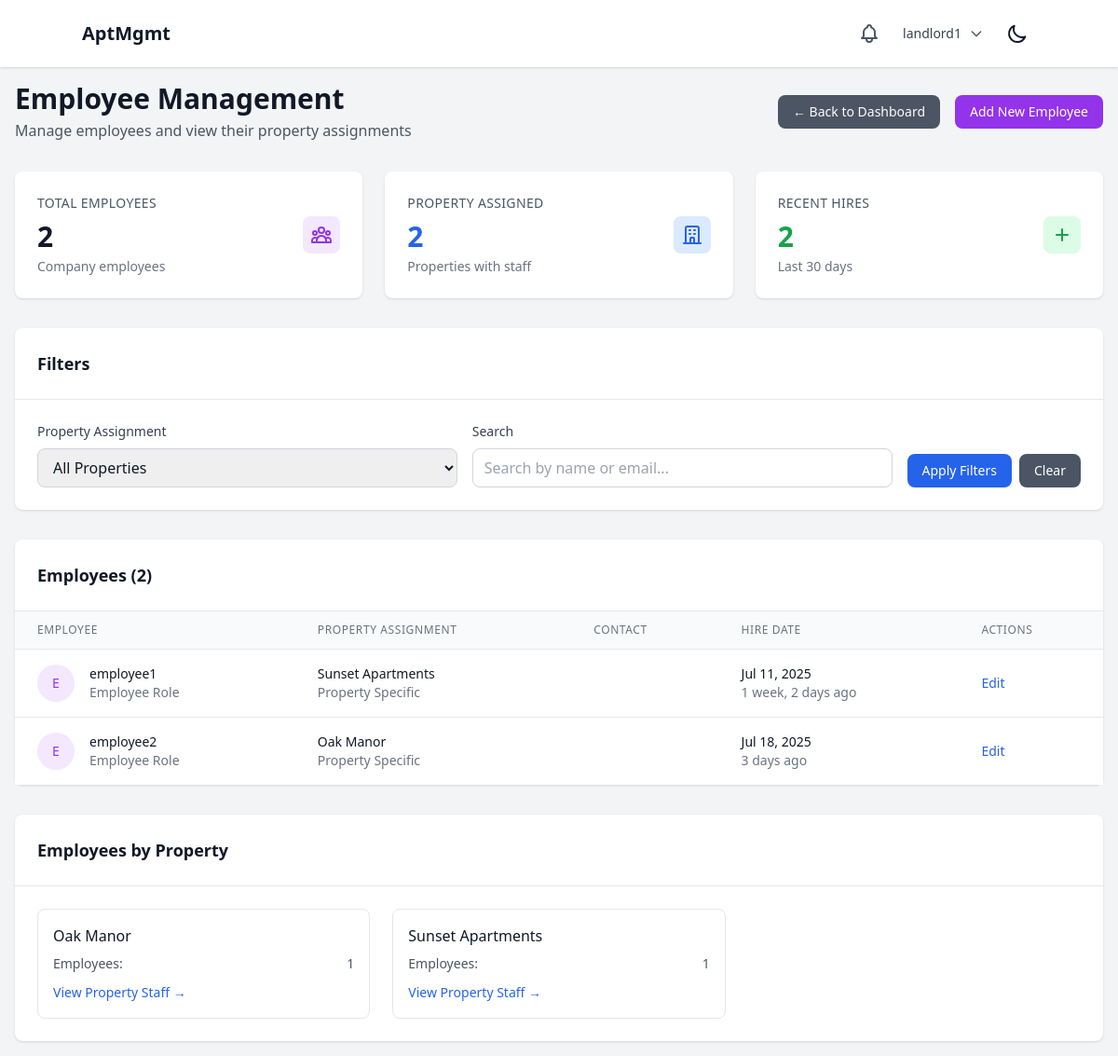
Page /dashboard/employees/ (signed in) on the earlier database version.
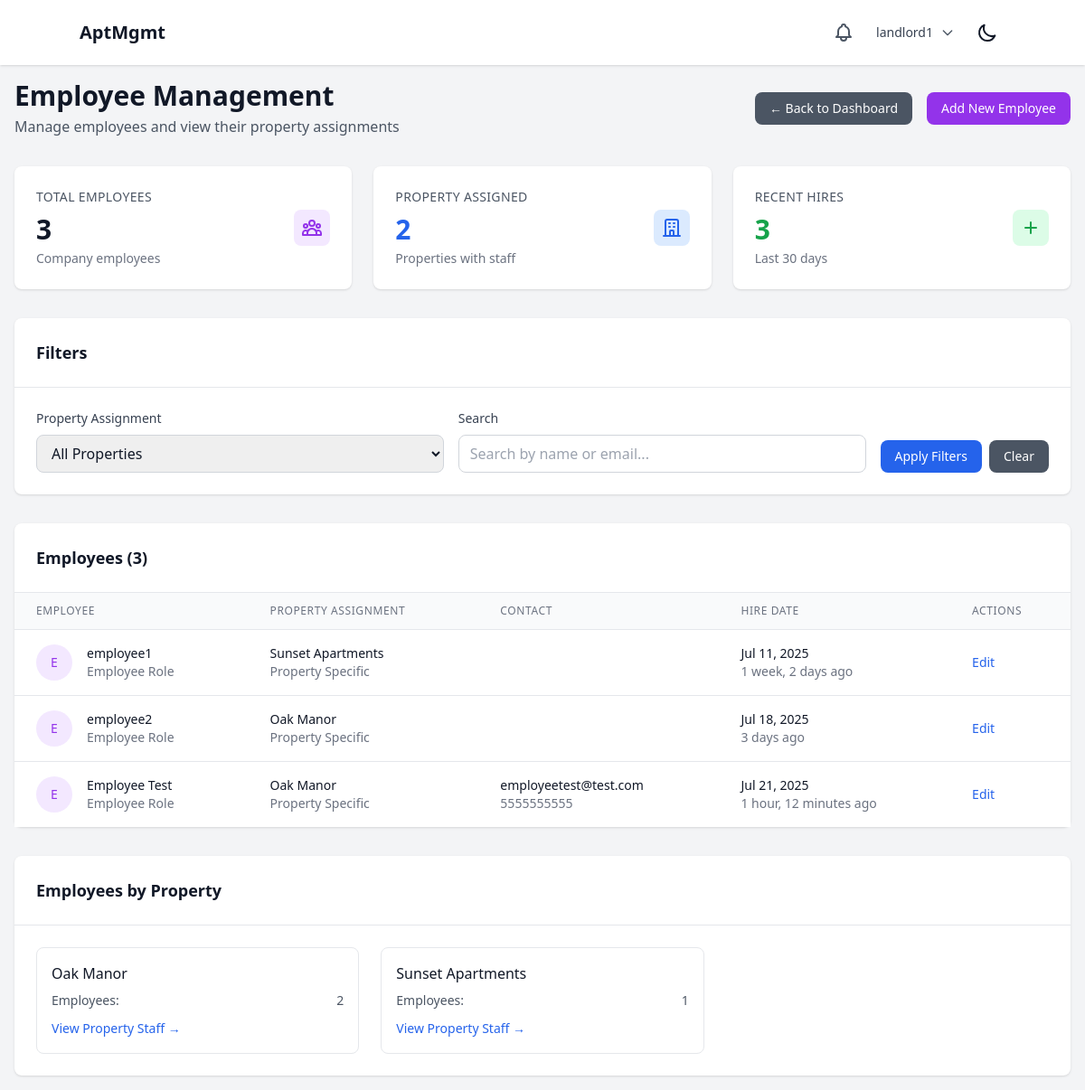
Same page on the later database version.
### users/models.py (models this page shows, shortened)
class User(AbstractUser):
    class Role(models.TextChoices):
        SUPERUSER = "SUPERUSER", "Superuser"
        LANDLORD = "LANDLORD", "Landlord"
        EMPLOYEE = "EMPLOYEE", "Employee"
        TENANT = "TENANT", "Tenant"
    role = models.CharField(max_length=50, choices=Role.choices)
    company = models.ForeignKey(Company, on_delete=models.CASCADE, related_name="users", null=True, blank=True)
    property = models.ForeignKey(Property, on_delete=models.SET_NULL, related_name="users", null=True, blank=True)
    apartment_unit = models.ForeignKey('properties.ApartmentUnit', on_delete=models.SET_NULL, null=True, blank=True, related_name="tenant")
    phone_number = models.CharField(max_length=20, blank=True, null=True)
    emergency_contact_name = models.CharField(max_length=100, blank=True, null=True)
    emergency_contact_phone = models.CharField(max_length=20, blank=True, null=True)
    emergency_contact_relationship = models.CharField(max_length=50, blank=True, null=True)

### properties/models.py (models this page shows, shortened)
class Property(models.Model):
    company = models.ForeignKey(Company, on_delete=models.CASCADE, related_name="properties")
    name = models.CharField(max_length=255)
    address = models.TextField()
    created_at = models.DateTimeField(auto_now_add=True)
    updated_at = models.DateTimeField(auto_now=True)
    class Meta:
        verbose_name_plural = "Properties"

### core/views.py (the view, shortened to what this page needs)
# urls.py: path("dashboard/employees/", employee_list, name="employee_list"),
@login_required
def employee_list(request):
    if not request.user.company:
        messages.error(request, "You must be assigned to a company to access this page.")
        return redirect("core:login")
    if request.user.role != User.Role.LANDLORD:
        messages.error(request, "You do not have permission to access this page.")
        return redirect("core:dashboard_redirect")
    property_id = request.GET.get('property')
    search_query = request.GET.get('search')
    selected_property = None
    employees_query = User.objects.filter(
        company=request.user.company,
        role=User.Role.EMPLOYEE
    ).select_related(
        'property',
    ).order_by('last_name', 'first_name', 'username')
    if selected_property:
        employees_query = employees_query.filter(property=selected_property)
    employees = employees_query
    from properties.models import Property
    available_properties = Property.objects.filter(company=request.user.company)
    total_employees = employees.count()
    employees_by_property = employees.exclude(property__isnull=True).values('property__name').annotate(
        count=Count('id')
    ).order_by('property__name')
    recent_cutoff = timezone.now() - timedelta(days=30)
    recent_employees = employees.filter(date_joined__gte=recent_cutoff).order_by('-date_joined')[:5]
    from django.core.paginator import Paginator
    paginator = Paginator(employees, 20)
    page_number = request.GET.get('page')
    page_obj = paginator.get_page(page_number)
    context = {
        'employees': page_obj,
        'total_employees': total_employees,
        'employees_by_property': employees_by_property,
        'recent_employees': recent_employees,
        'selected_property': selected_property,
        'available_properties': available_properties,
        'search_query': search_query,
    }
    return render(request, 'dashboards/employee_list.html', context)

### core/context_processors.py (called while the page is built)
def notifications(request):
    if request.user.is_authenticated:
        unread_notifications = Notification.objects.filter(
            recipient=request.user,
            is_read=False
        ).order_by('-created_at')
        recent_unread_notifications = unread_notifications[:5]
        return {
            'unread_notifications_count': unread_notifications.count(),
            'recent_notifications': recent_unread_notifications,
            'has_unread_notifications': unread_notifications.exists(),
        }
    return {
        'unread_notifications_count': 0,
        'recent_notifications': [],
        'has_unread_notifications': False,
    }

### core/templates/dashboards/employee_list.html (shortened to what the changed rows need)
{% extends "base.html" %}
{% block content %}
<div class="container mx-auto max-w-7xl">
    <div class="flex flex-col sm:flex-row justify-between items-start sm:items-center mb-8 space-y-4 sm:space-y-0">
        <div>
            <h1 class="text-3xl font-bold text-gray-900 dark:text-white">Employee Management</h1>
        </div>
    </div>
    <div class="grid grid-cols-1 md:grid-cols-3 gap-6 mb-8">
        <div class="bg-white dark:bg-gray-800 rounded-lg shadow p-6">
            <div class="flex items-center">
                <div class="flex-1">
                    <p class="text-sm font-medium text-gray-600 dark:text-gray-400 uppercase tracking-wide">Total Employees</p>
                    <p class="mt-2 text-3xl font-bold text-gray-900 dark:text-white">{{ total_employees }}</p>
                    <p class="mt-1 text-sm text-gray-500 dark:text-gray-400">Company employees</p>
                </div>
            </div>
        </div>
        <div class="bg-white dark:bg-gray-800 rounded-lg shadow p-6">
            <div class="flex items-center">
                <div class="flex-1">
                    <p class="text-sm font-medium text-gray-600 dark:text-gray-400 uppercase tracking-wide">Recent Hires</p>
                    <p class="mt-2 text-3xl font-bold text-green-600 dark:text-green-400">{{ recent_employees|length }}</p>
                    <p class="mt-1 text-sm text-gray-500 dark:text-gray-400">Last 30 days</p>
                </div>
            </div>
        </div>
    </div>
    <div class="bg-white dark:bg-gray-800 rounded-lg shadow">
        <div class="p-6 border-b border-gray-200 dark:border-gray-700">
            <div class="flex items-center justify-between">
                <h3 class="text-lg font-semibold text-gray-900 dark:text-white">
                    Employees ({{ employees.paginator.count }})
                </h3>
            </div>
        </div>
        {% if employees %}
            <div class="overflow-x-auto">
                <table class="min-w-full divide-y divide-gray-200 dark:divide-gray-700">
                    <thead class="bg-gray-50 dark:bg-gray-900">
                        <tr>
                            <th class="px-6 py-3 text-left text-xs font-medium text-gray-500 dark:text-gray-400 uppercase tracking-wider">Employee</th>
                            <th class="px-6 py-3 text-left text-xs font-medium text-gray-500 dark:text-gray-400 uppercase tracking-wider">Property Assignment</th>
                            <th class="px-6 py-3 text-left text-xs font-medium text-gray-500 dark:text-gray-400 uppercase tracking-wider">Contact</th>
                            <th class="px-6 py-3 text-left text-xs font-medium text-gray-500 dark:text-gray-400 uppercase tracking-wider">Hire Date</th>
                            <th class="px-6 py-3 text-left text-xs font-medium text-gray-500 dark:text-gray-400 uppercase tracking-wider">Actions</th>
                        </tr>
                    </thead>
                    <tbody class="bg-white dark:bg-gray-800 divide-y divide-gray-200 dark:divide-gray-700">
                        {% for employee in employees %}
                            <tr class="hover:bg-gray-50 dark:hover:bg-gray-700">
                                <td class="px-6 py-4 whitespace-nowrap">
                                    <div class="flex items-center">
                                        <div class="flex-shrink-0 h-10 w-10">
                                            <div class="h-10 w-10 rounded-full bg-purple-100 dark:bg-purple-900 flex items-center justify-center">
                                                <span class="text-sm font-medium text-purple-600 dark:text-purple-400">
                                                    {{ employee.get_full_name|default:employee.username|slice:":1"|upper }}
                                                </span>
                                            </div>
                                        </div>
                                        <div class="ml-4">
                                            <div class="text-sm font-medium text-gray-900 dark:text-white">
                                                {{ employee.get_full_name|default:employee.username }}
                                            </div>
                                            <div class="text-sm text-gray-500 dark:text-gray-400">
                                                Employee Role
                                            </div>
                                        </div>
                                    </div>
                                </td>
                                <td class="px-6 py-4 whitespace-nowrap">
                                    {% if employee.property %}
                                        <div class="text-sm font-medium text-gray-900 dark:text-white">
                                            {{ employee.property.name }}
                                        </div>
                                        <div class="text-sm text-gray-500 dark:text-gray-400">
                                            Property Specific
                                        </div>
                                    {% else %}
                                        <span class="inline-flex items-center px-2.5 py-0.5 rounded-full text-xs font-medium bg-blue-100 text-blue-800 dark:bg-blue-900 dark:text-blue-200">
                                            Company-wide
                                        </span>
                                    {% endif %}
                                </td>
                                <td class="px-6 py-4 whitespace-nowrap">
                                    <div class="text-sm text-gray-900 dark:text-white">
                                        {{ employee.email }}
                                    </div>
                                    {% if employee.phone_number %}
                                        <div class="text-sm text-gray-500 dark:text-gray-400">
                                            {{ employee.phone_number }}
                                        </div>
                                    {% endif %}
                                </td>
                                <td class="px-6 py-4 whitespace-nowrap">
                                    <div class="text-sm text-gray-900 dark:text-white">
                                        {{ employee.date_joined|date:"M d, Y" }}
                                    </div>
                                    <div class="text-sm text-gray-500 dark:text-gray-400">
                                        {{ employee.date_joined|timesince }} ago
                                    </div>
                                </td>
                                <td class="px-6 py-4 whitespace-nowrap text-sm font-medium">
                                    <a href="{% url 'core:profile' %}?user={{ employee.id }}"
                                       class="text-blue-600 dark:text-blue-400 hover:underline">Edit</a>
                                </td>
                            </tr>
                        {% endfor %}
                    </tbody>
                </table>
            </div>
        {% endif %}
    </div>
    {% if employees_by_property and not selected_property %}
        <div class="mt-8 bg-white dark:bg-gray-800 rounded-lg shadow">
            <div class="p-6">
                <div class="grid grid-cols-1 md:grid-cols-2 lg:grid-cols-3 gap-6">
                    {% for property in employees_by_property %}
                        <div class="border border-gray-200 dark:border-gray-700 rounded-lg p-4">
                            <h4 class="font-medium text-gray-900 dark:text-white mb-2">{{ property.property__name }}</h4>
                            <div class="text-sm text-gray-600 dark:text-gray-400">
                                <div class="flex justify-between">
                                    <span>Employees:</span>
                                    <span class="font-medium">{{ property.count }}</span>
                                </div>
                            </div>
                            <div class="mt-2">
                                <a href="{% url 'core:employee_list' %}?property={{ property.property__id }}"
                                   class="text-blue-600 dark:text-blue-400 hover:underline text-sm">
                                    View Property Staff →
                                </a>
                            </div>
                        </div>
                    {% endfor %}
                </div>
            </div>
        </div>
    {% endif %}
</div>
{% endblock %}

Differences in the rows shown:
added User: get_full_name "E", get_full_name "Employee Test", property.name "Oak Manor", email "employeetest@test.com", phone_number "5555555555", date_joined "Jul 21, 2025", date_joined "1 hour, 12 minutes"
Other differences:
{{ total_employees }}: "2" → "3"
{{ recent_employees|length }}: "2" → "3"
{{ employees.paginator.count }}: "2" → "3"
new list line: "Oak Manor Employees: 2 View Property Staff →"
list line gone: "Oak Manor Employees: 1 View Property Staff →"
